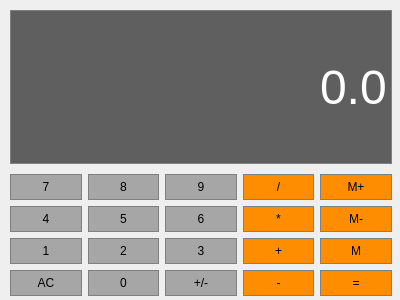
<?xml version="1.0" encoding="UTF-8"?>
<ui version="4.0">
 <class>Dialog</class>
 <widget class="QDialog" name="Dialog">
  <property name="geometry">
   <rect>
    <x>0</x>
    <y>0</y>
    <width>400</width>
    <height>300</height>
   </rect>
  </property>
  <property name="windowTitle">
   <string>Dialog</string>
  </property>
  <widget class="QLineEdit" name="Display">
   <property name="geometry">
    <rect>
     <x>10</x>
     <y>10</y>
     <width>382</width>
     <height>154</height>
    </rect>
   </property>
   <property name="sizePolicy">
    <sizepolicy hsizetype="Preferred" vsizetype="Expanding">
     <horstretch>0</horstretch>
     <verstretch>0</verstretch>
    </sizepolicy>
   </property>
   <property name="font">
    <font>
     <family>Yu Gothic UI</family>
     <pointsize>36</pointsize>
     <weight>9</weight>
     <italic>false</italic>
     <bold>false</bold>
    </font>
   </property>
   <property name="styleSheet">
    <string notr="true">background-color: rgb(95, 95, 95);
font: 75 36pt &quot;Yu Gothic UI&quot;;
color: rgb(255, 255, 255);

border:1px solid gray;



</string>
   </property>
   <property name="text">
    <string>0.0</string>
   </property>
   <property name="alignment">
    <set>Qt::AlignRight|Qt::AlignTrailing|Qt::AlignVCenter</set>
   </property>
  </widget>
  <widget class="QPushButton" name="MemClear">
   <property name="geometry">
    <rect>
     <x>320</x>
     <y>206</y>
     <width>72</width>
     <height>26</height>
    </rect>
   </property>
   <property name="sizePolicy">
    <sizepolicy hsizetype="Preferred" vsizetype="Preferred">
     <horstretch>0</horstretch>
     <verstretch>0</verstretch>
    </sizepolicy>
   </property>
   <property name="styleSheet">
    <string notr="true">QPushButton{
	background-color: rgb(255, 141, 1);border:1px solid gray;
padding:5px;
}

QPushButton:pressed{
	background-color: rgb(255, 141, 1);border:1px solid gray;
padding:5px;
}</string>
   </property>
   <property name="text">
    <string>M-</string>
   </property>
  </widget>
  <widget class="QPushButton" name="MemGet">
   <property name="geometry">
    <rect>
     <x>320</x>
     <y>238</y>
     <width>72</width>
     <height>26</height>
    </rect>
   </property>
   <property name="sizePolicy">
    <sizepolicy hsizetype="Preferred" vsizetype="Preferred">
     <horstretch>0</horstretch>
     <verstretch>0</verstretch>
    </sizepolicy>
   </property>
   <property name="styleSheet">
    <string notr="true">QPushButton{
	background-color: rgb(255, 141, 1);border:1px solid gray;
padding:5px;
}

QPushButton:pressed{	background-color: rgb(255, 141, 1);
border:1px solid gray;
padding:5px;
}</string>
   </property>
   <property name="text">
    <string>M</string>
   </property>
  </widget>
  <widget class="QPushButton" name="ChangeSign">
   <property name="geometry">
    <rect>
     <x>165</x>
     <y>270</y>
     <width>72</width>
     <height>26</height>
    </rect>
   </property>
   <property name="sizePolicy">
    <sizepolicy hsizetype="Preferred" vsizetype="Preferred">
     <horstretch>0</horstretch>
     <verstretch>0</verstretch>
    </sizepolicy>
   </property>
   <property name="styleSheet">
    <string notr="true">QPushButton{
background-color: rgb(166, 166, 166);
border:1px solid gray;
padding:5px;
}

QPushButton:pressed{
background-color: rgb(166, 166, 166);
border:1px solid gray;
padding:5px;
}</string>
   </property>
   <property name="text">
    <string>+/-</string>
   </property>
  </widget>
  <widget class="QPushButton" name="Button9">
   <property name="geometry">
    <rect>
     <x>165</x>
     <y>174</y>
     <width>72</width>
     <height>26</height>
    </rect>
   </property>
   <property name="sizePolicy">
    <sizepolicy hsizetype="Preferred" vsizetype="Preferred">
     <horstretch>0</horstretch>
     <verstretch>0</verstretch>
    </sizepolicy>
   </property>
   <property name="styleSheet">
    <string notr="true">QPushButton{
background-color: rgb(166, 166, 166);
border:1px solid gray;
padding:5px;
}

QPushButton:pressed{
background-color: rgb(166, 166, 166);
border:1px solid gray;
padding:5px;
}</string>
   </property>
   <property name="text">
    <string>9</string>
   </property>
  </widget>
  <widget class="QPushButton" name="Button0">
   <property name="geometry">
    <rect>
     <x>88</x>
     <y>270</y>
     <width>71</width>
     <height>26</height>
    </rect>
   </property>
   <property name="sizePolicy">
    <sizepolicy hsizetype="Preferred" vsizetype="Preferred">
     <horstretch>0</horstretch>
     <verstretch>0</verstretch>
    </sizepolicy>
   </property>
   <property name="styleSheet">
    <string notr="true">QPushButton{
background-color: rgb(166, 166, 166);
border:1px solid gray;
padding:5px;
}

QPushButton:pressed{
background-color: rgb(166, 166, 166);
border:1px solid gray;
padding:5px;
}</string>
   </property>
   <property name="text">
    <string>0</string>
   </property>
  </widget>
  <widget class="QPushButton" name="Equals">
   <property name="geometry">
    <rect>
     <x>320</x>
     <y>270</y>
     <width>72</width>
     <height>26</height>
    </rect>
   </property>
   <property name="sizePolicy">
    <sizepolicy hsizetype="Preferred" vsizetype="Preferred">
     <horstretch>0</horstretch>
     <verstretch>0</verstretch>
    </sizepolicy>
   </property>
   <property name="styleSheet">
    <string notr="true">QPushButton{
	background-color: rgb(255, 141, 1);border:1px solid gray;
padding:5px;
}

QPushButton:pressed{
	background-color: rgb(255, 141, 1);border:1px solid gray;
padding:5px;
}</string>
   </property>
   <property name="text">
    <string>=</string>
   </property>
  </widget>
  <widget class="QPushButton" name="Button2">
   <property name="geometry">
    <rect>
     <x>88</x>
     <y>238</y>
     <width>71</width>
     <height>26</height>
    </rect>
   </property>
   <property name="sizePolicy">
    <sizepolicy hsizetype="Preferred" vsizetype="Preferred">
     <horstretch>0</horstretch>
     <verstretch>0</verstretch>
    </sizepolicy>
   </property>
   <property name="styleSheet">
    <string notr="true">QPushButton{
background-color: rgb(166, 166, 166);
border:1px solid gray;
padding:5px;
}

QPushButton:pressed{
background-color: rgb(166, 166, 166);
border:1px solid gray;
padding:5px;
}</string>
   </property>
   <property name="text">
    <string>2</string>
   </property>
  </widget>
  <widget class="QPushButton" name="Button7">
   <property name="geometry">
    <rect>
     <x>10</x>
     <y>174</y>
     <width>72</width>
     <height>26</height>
    </rect>
   </property>
   <property name="sizePolicy">
    <sizepolicy hsizetype="Preferred" vsizetype="Preferred">
     <horstretch>0</horstretch>
     <verstretch>0</verstretch>
    </sizepolicy>
   </property>
   <property name="styleSheet">
    <string notr="true">QPushButton{
background-color: rgb(166, 166, 166);
border:1px solid gray;
padding:5px;
}

QPushButton:pressed{
background-color: rgb(166, 166, 166);
border:1px solid gray;
padding:5px;
}</string>
   </property>
   <property name="text">
    <string>7</string>
   </property>
  </widget>
  <widget class="QPushButton" name="Button5">
   <property name="geometry">
    <rect>
     <x>88</x>
     <y>206</y>
     <width>71</width>
     <height>26</height>
    </rect>
   </property>
   <property name="sizePolicy">
    <sizepolicy hsizetype="Preferred" vsizetype="Preferred">
     <horstretch>0</horstretch>
     <verstretch>0</verstretch>
    </sizepolicy>
   </property>
   <property name="styleSheet">
    <string notr="true">QPushButton{
background-color: rgb(166, 166, 166);
border:1px solid gray;
padding:5px;
}

QPushButton:pressed{
background-color: rgb(166, 166, 166);
border:1px solid gray;
padding:5px;
}</string>
   </property>
   <property name="text">
    <string>5</string>
   </property>
  </widget>
  <widget class="QPushButton" name="Add">
   <property name="geometry">
    <rect>
     <x>243</x>
     <y>238</y>
     <width>71</width>
     <height>26</height>
    </rect>
   </property>
   <property name="sizePolicy">
    <sizepolicy hsizetype="Preferred" vsizetype="Preferred">
     <horstretch>0</horstretch>
     <verstretch>0</verstretch>
    </sizepolicy>
   </property>
   <property name="styleSheet">
    <string notr="true">QPushButton{
	background-color: rgb(255, 141, 1);
border:1px solid gray;
padding:5px;
}

QPushButton:pressed{
	background-color: rgb(255, 141, 1);border:1px solid gray;
padding:5px;
}</string>
   </property>
   <property name="text">
    <string>+</string>
   </property>
  </widget>
  <widget class="QPushButton" name="Button8">
   <property name="geometry">
    <rect>
     <x>88</x>
     <y>174</y>
     <width>71</width>
     <height>26</height>
    </rect>
   </property>
   <property name="sizePolicy">
    <sizepolicy hsizetype="Preferred" vsizetype="Preferred">
     <horstretch>0</horstretch>
     <verstretch>0</verstretch>
    </sizepolicy>
   </property>
   <property name="styleSheet">
    <string notr="true">QPushButton{
	background-color: rgb(166, 166, 166);
border:1px solid gray;
padding:5px;
}

QPushButton:pressed{
background-color: rgb(166, 166, 166);
border:1px solid gray;
padding:5px;
}</string>
   </property>
   <property name="text">
    <string>8</string>
   </property>
  </widget>
  <widget class="QPushButton" name="Divide">
   <property name="geometry">
    <rect>
     <x>243</x>
     <y>174</y>
     <width>71</width>
     <height>26</height>
    </rect>
   </property>
   <property name="sizePolicy">
    <sizepolicy hsizetype="Preferred" vsizetype="Preferred">
     <horstretch>0</horstretch>
     <verstretch>0</verstretch>
    </sizepolicy>
   </property>
   <property name="styleSheet">
    <string notr="true">QPushButton{
	background-color: rgb(255, 141, 1);
border:1px solid gray;
padding:5px;
}

QPushButton:pressed{
	background-color: rgb(255, 141, 1);
border:1px solid gray;
padding:5px;
}</string>
   </property>
   <property name="text">
    <string>/</string>
   </property>
  </widget>
  <widget class="QPushButton" name="Button4">
   <property name="geometry">
    <rect>
     <x>10</x>
     <y>206</y>
     <width>72</width>
     <height>26</height>
    </rect>
   </property>
   <property name="sizePolicy">
    <sizepolicy hsizetype="Preferred" vsizetype="Preferred">
     <horstretch>0</horstretch>
     <verstretch>0</verstretch>
    </sizepolicy>
   </property>
   <property name="styleSheet">
    <string notr="true">QPushButton{
background-color: rgb(166, 166, 166);
border:1px solid gray;
padding:5px;
}

QPushButton:pressed{
background-color: rgb(166, 166, 166);
border:1px solid gray;
padding:5px;
}</string>
   </property>
   <property name="text">
    <string>4</string>
   </property>
  </widget>
  <widget class="QPushButton" name="Clear">
   <property name="geometry">
    <rect>
     <x>10</x>
     <y>270</y>
     <width>72</width>
     <height>26</height>
    </rect>
   </property>
   <property name="sizePolicy">
    <sizepolicy hsizetype="Preferred" vsizetype="Preferred">
     <horstretch>0</horstretch>
     <verstretch>0</verstretch>
    </sizepolicy>
   </property>
   <property name="styleSheet">
    <string notr="true">QPushButton{
background-color: rgb(166, 166, 166);
border:1px solid gray;
padding:5px;
}

QPushButton:pressed{background-color: rgb(166, 166, 166);
border:1px solid gray;
padding:5px;
}</string>
   </property>
   <property name="text">
    <string>AC</string>
   </property>
  </widget>
  <widget class="QPushButton" name="Button1">
   <property name="geometry">
    <rect>
     <x>10</x>
     <y>238</y>
     <width>72</width>
     <height>26</height>
    </rect>
   </property>
   <property name="sizePolicy">
    <sizepolicy hsizetype="Preferred" vsizetype="Preferred">
     <horstretch>0</horstretch>
     <verstretch>0</verstretch>
    </sizepolicy>
   </property>
   <property name="styleSheet">
    <string notr="true">QPushButton{
background-color: rgb(166, 166, 166);
border:1px solid gray;
padding:5px;
}

QPushButton:pressed{
background-color: rgb(166, 166, 166);
border:1px solid gray;
padding:5px;
}</string>
   </property>
   <property name="text">
    <string>1</string>
   </property>
  </widget>
  <widget class="QPushButton" name="Button6">
   <property name="geometry">
    <rect>
     <x>165</x>
     <y>206</y>
     <width>72</width>
     <height>26</height>
    </rect>
   </property>
   <property name="sizePolicy">
    <sizepolicy hsizetype="Preferred" vsizetype="Preferred">
     <horstretch>0</horstretch>
     <verstretch>0</verstretch>
    </sizepolicy>
   </property>
   <property name="styleSheet">
    <string notr="true">QPushButton{
background-color: rgb(166, 166, 166);
border:1px solid gray;
padding:5px;
}

QPushButton:pressed{
background-color: rgb(166, 166, 166);
border:1px solid gray;
padding:5px;
}</string>
   </property>
   <property name="text">
    <string>6</string>
   </property>
  </widget>
  <widget class="QPushButton" name="MemAdd">
   <property name="geometry">
    <rect>
     <x>320</x>
     <y>174</y>
     <width>72</width>
     <height>26</height>
    </rect>
   </property>
   <property name="sizePolicy">
    <sizepolicy hsizetype="Preferred" vsizetype="Preferred">
     <horstretch>0</horstretch>
     <verstretch>0</verstretch>
    </sizepolicy>
   </property>
   <property name="styleSheet">
    <string notr="true">QPushButton{
	background-color: rgb(255, 141, 1);

border:1px solid gray;
padding:5px;
}

QPushButton:pressed{
	background-color: rgb(255, 141, 1);border:1px solid gray;
padding:5px;
}</string>
   </property>
   <property name="text">
    <string>M+</string>
   </property>
  </widget>
  <widget class="QPushButton" name="Multiply">
   <property name="geometry">
    <rect>
     <x>243</x>
     <y>206</y>
     <width>71</width>
     <height>26</height>
    </rect>
   </property>
   <property name="sizePolicy">
    <sizepolicy hsizetype="Preferred" vsizetype="Preferred">
     <horstretch>0</horstretch>
     <verstretch>0</verstretch>
    </sizepolicy>
   </property>
   <property name="styleSheet">
    <string notr="true">QPushButton{
	background-color: rgb(255, 141, 1);border:1px solid gray;
padding:5px;
}

QPushButton:pressed{
	background-color: rgb(255, 141, 1);
border:1px solid gray;
padding:5px;
}</string>
   </property>
   <property name="text">
    <string>*</string>
   </property>
  </widget>
  <widget class="QPushButton" name="Subtract">
   <property name="geometry">
    <rect>
     <x>243</x>
     <y>270</y>
     <width>71</width>
     <height>26</height>
    </rect>
   </property>
   <property name="sizePolicy">
    <sizepolicy hsizetype="Preferred" vsizetype="Preferred">
     <horstretch>0</horstretch>
     <verstretch>0</verstretch>
    </sizepolicy>
   </property>
   <property name="styleSheet">
    <string notr="true">QPushButton{
	background-color: rgb(255, 141, 1);border:1px solid gray;
padding:5px;
}

QPushButton:pressed{
	background-color: rgb(255, 141, 1);border:1px solid gray;
padding:5px;
}</string>
   </property>
   <property name="text">
    <string>-</string>
   </property>
  </widget>
  <widget class="QPushButton" name="Button3">
   <property name="geometry">
    <rect>
     <x>165</x>
     <y>238</y>
     <width>72</width>
     <height>26</height>
    </rect>
   </property>
   <property name="sizePolicy">
    <sizepolicy hsizetype="Preferred" vsizetype="Preferred">
     <horstretch>0</horstretch>
     <verstretch>0</verstretch>
    </sizepolicy>
   </property>
   <property name="styleSheet">
    <string notr="true">QPushButton{
background-color: rgb(166, 166, 166);
border:1px solid gray;
padding:5px;
}

QPushButton:pressed{
background-color: rgb(166, 166, 166);
border:1px solid gray;
padding:5px;
}</string>
   </property>
   <property name="text">
    <string>3</string>
   </property>
  </widget>
 </widget>
 <resources/>
 <connections/>
</ui>
